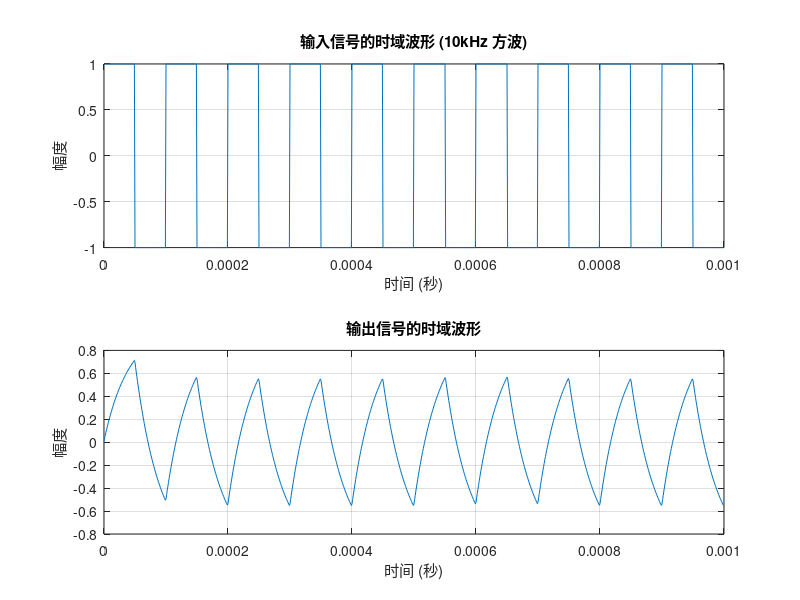
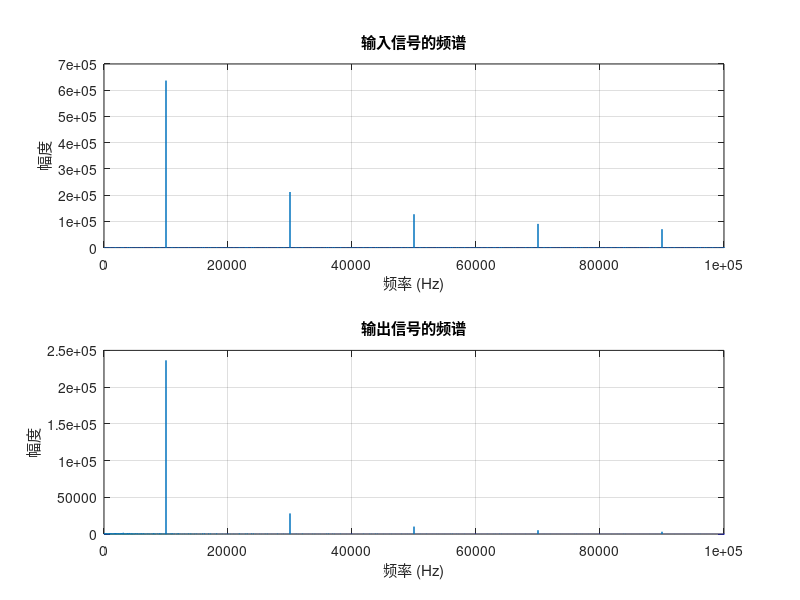
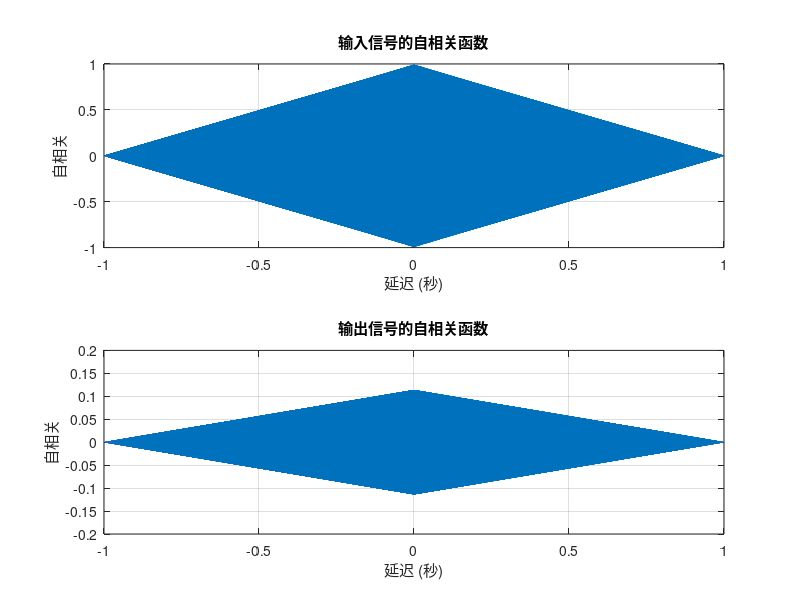
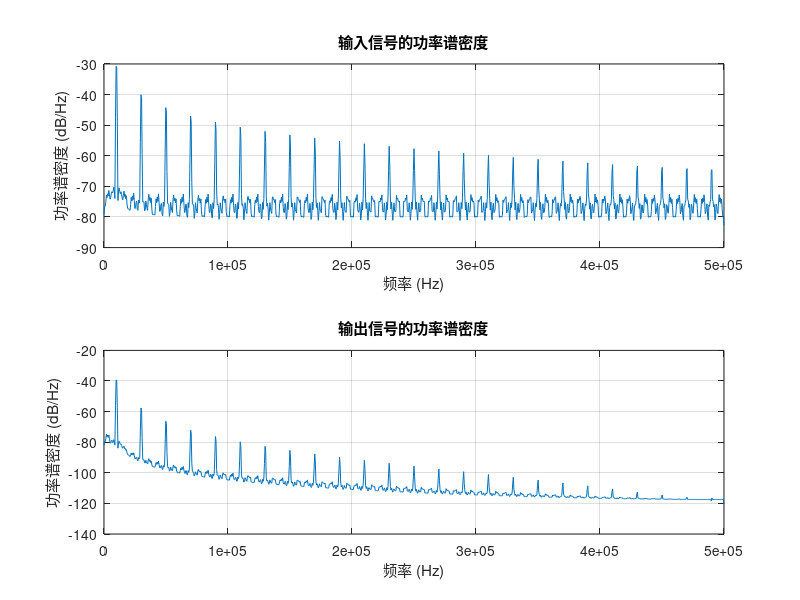

The MATLAB script that drew these images, in order:
clear; clc; close all;
% 参数设置
fs = 1e6; % 采样频率，单位：赫兹 (1MHz)
f0 = 10e3; % 方波频率，单位：赫兹 (10kHz)
t = (0:1/fs:1-1/fs)'; % 时间向量
fc =4e3;; % 截止频率 (Hz)
% 生成频率为10kHz的方波信号
input_signal = square(2 * pi * f0 * t);
% RC低通滤波器传递函数
[b, a] = butter(1,fc/(fs/2),'low');
% 通过RC低通滤波器
output_signal = filter(b, a, input_signal);
% 计算并绘制输入和输出信号的时域波形
figure;
subplot(2, 1, 1);
plot(t(1:1000), input_signal(1:1000)); % 显示前1000个样本
title('输入信号的时域波形 (10kHz 方波)');
xlabel('时间 (秒)');
ylabel('幅度');
grid on;
subplot(2, 1, 2);
plot(t(1:1000), output_signal(1:1000)); % 显示前1000个样本
title('输出信号的时域波形');
xlabel('时间 (秒)');
ylabel('幅度');
grid on;
% 计算输入和输出信号的频谱
input_spectrum = fft(input_signal);
output_spectrum = fft(output_signal);
f = (0:length(input_signal)-1)*(fs/length(input_signal)); % 频率向量
% 绘制输入和输出信号的频谱
figure;
subplot(2, 1, 1);
plot(f, abs(input_spectrum));
title('输入信号的频谱');
xlabel('频率 (Hz)');
ylabel('幅度');
xlim([0 100e3]);
grid on;
subplot(2, 1, 2);
plot(f, abs(output_spectrum));
title('输出信号的频谱');
xlabel('频率 (Hz)');
ylabel('幅度');
xlim([0 100e3]);
grid on;
% 计算输入和输出信号的自相关函数
[input_autocorr, lags] = xcorr(input_signal, 'biased');
[output_autocorr, ~] = xcorr(output_signal, 'biased');
% 绘制输入和输出信号的自相关函数
figure;
subplot(2, 1, 1);
plot(lags/fs, input_autocorr);
title('输入信号的自相关函数');
xlabel('延迟 (秒)');
ylabel('自相关');
grid on;
subplot(2, 1, 2);
plot(lags/fs, output_autocorr);
title('输出信号的自相关函数');
xlabel('延迟 (秒)');
ylabel('自相关');
grid on;
% 计算输入和输出信号的功率谱密度
[pxx_input, f_input] = pwelch(input_signal, [], [], [], fs);
[pxx_output, f_output] = pwelch(output_signal, [], [], [], fs);
% 绘制输入和输出信号的功率谱密度
figure;
subplot(2, 1, 1);
plot(f_input, 10*log10(pxx_input));
title('输入信号的功率谱密度');
xlabel('频率 (Hz)');
ylabel('功率谱密度 (dB/Hz)');
grid on;
subplot(2, 1, 2);
plot(f_output, 10*log10(pxx_output));
title('输出信号的功率谱密度');
xlabel('频率 (Hz)');
ylabel('功率谱密度 (dB/Hz)');
grid on;